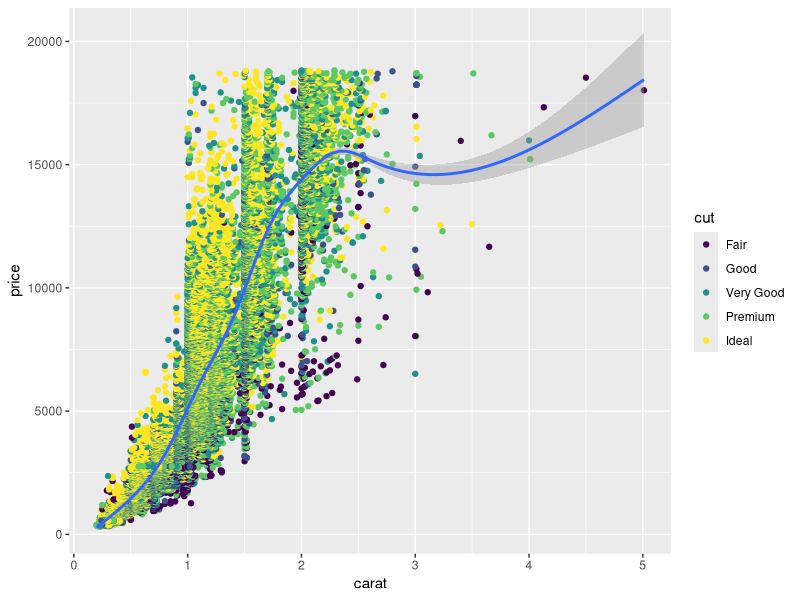

Here is the R script that generated this plot:
#
# A very quick demonstation of the sorts of things your can do with R
#
# New comment: MEOW

# Load the GGPLOT2 library
library(ggplot2)

# The dataset 'diamonds' in included with the ggplot library
View(diamonds)

# Generate a Plot 
ggplot(diamonds) + 
  geom_point(aes(x=carat, y=price, color=cut)) + 
  geom_smooth(aes(x=carat, y=price))

# Display where my remote Git repository is ... can help with trouble shooting

# system("git remote show origin")
